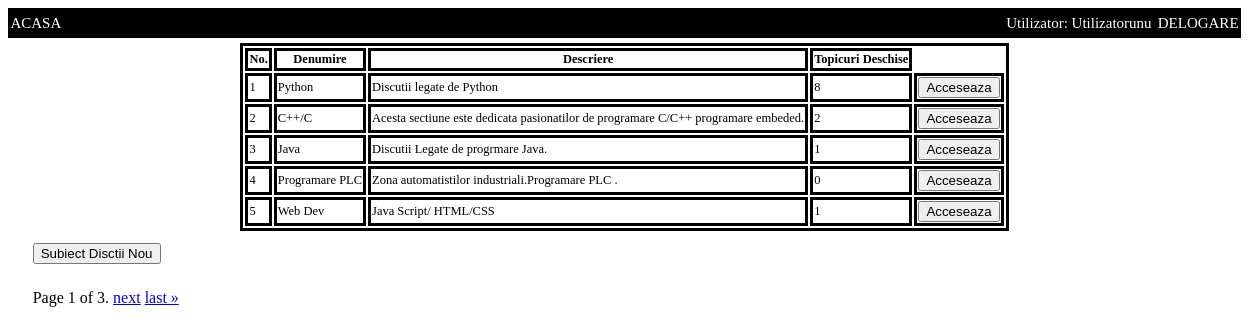
The app's page /tweet/home/ (signed in) with its own data.
### TWEET/models.py (models this page shows, shortened)
class Board(models.Model):
	nume=models.CharField(max_length=30)
	descriere=models.TextField(max_length=100)

### TWEET/views.py (the view)
# urls.py: 2. Add a URL to urlpatterns:  path('', views.home, name='home')
def home(request):
	boards_querry=Board.objects.all()
	pag_object=Paginator(boards_querry,5)
	page=request.GET.get('page')
	page_obj=pag_object.get_page(page)
	session_enq=request.session
	return render(request,'home.html',{'page_obj':page_obj})

### templates/home.html (shortened to what this page needs)
{% extends 'template.html' %}
{% block content %}
<div class="main_page" >
<table>
	<tr>
		<th>No.
		</th>
		<th>
			Denumire
		</th>
		<th>
			Descriere
		</th>
		<th>
			Topicuri Deschise
		</th>
	</tr>
{% for board in page_obj %}
	<tr>
		<td>
			{{board.pk}}
		</td>
		<td>
			{{board.nume}}
		</td>
		<td>
			{{board.descriere}}
		</td>
		<td>
			{{board.topics.all.count}}
		</td>
		<td>
			 <form action="{% url 'TWEET:board' board.pk  %}" method="get">
                <button type="submit">Acceseaza</button>
             </form>
		</td>
	</tr>
{% endfor %}
</table>
</div>
			<div class="btn_add">
			 <form action="{% url 'TWEET:add_board'  %}" method="get">
                <button type="submit">Subiect Disctii Nou</button>
             </form>
         </div>
	<div class="pagination">
    	<span class="step-links">
        <span class="current">
            Page {{ page_obj.number }} of {{ page_obj.paginator.num_pages }}.
        </span>
        {% if page_obj.has_next %}
            <a href="?page={{ page_obj.next_page_number }}">next</a>
            <a href="?page={{ page_obj.paginator.num_pages }}">last &raquo;</a>
        {% endif %}
    </span>
</div>
 {% endblock %}

### templates/template.html (shortened to what this page needs)
{% load static %}
<!DOCTYPE html>
<html>
<head>
    <link href="{% static 'css/style.css' %}" rel="stylesheet" type="text/css">
</head>
<body>
<div class="navbar">
    <div class="left">
    <div class="button_1"><a href="{% url 'TWEET:home' %}" color="white" >ACASA </a> </div>
    </div>
    <div class="right">
    {% if user.is_authenticated %}
        <p class="nume">
        Utilizator: {{user.username}}
        </p>
        <div class="button_2"><a href="{% url 'ACCOUNTS:logout' %}" color="white" >DELOGARE</a> </div>
    {% else %}
        <div class="button_2"><a href="{% url 'ACCOUNTS:login' %}" color="white" >LOGARE</a> </div>
        <div class="button_3"><a href="{% url 'ACCOUNTS:signup' %}" color="white" >INREGISTRARE </a> </div>
    {% endif %}
    </div>
</div>
       {% block content %}
       {% endblock %}
</body>
</html>

### static/css/style.css (style rules this page uses)
.navbar { height: 30px; font-size: 10px; background-color: black; display: flex; align-items: center; justify-content: center; }
.navbar .left { width: 50%; display: flex; justify-content: left; align-items: center; }
.navbar .right { width: 50%; display: flex; justify-content: right; align-items: center; }
.navbar .button_1 { height: 90%; color: white; text-align: center; margin-left : 0.4%; }
.navbar .button_2 { height: 90%; color: white; text-align: center; margin-right : 0.4%; }
.nume { height: 90%; color: white; text-align: center; margin-right : 1%; }
@media screen and (min-width: 601px) { .navbar .button_1 { font-size: 15px; } }
@media screen and (min-width: 601px) { .navbar .button_2 { font-size: 15px; } }
@media screen and (min-width: 601px) { .main_page { font-size: 1vw; } }
@media screen and (min-width: 601px) { .nume { font-size: 15px; } }
.main_page { width: 100%; display: flex; justify-content: center; }
.main_page table { margin-top: 5px; border-style: solid; border-color: black; border-size: 0.5px; }
.main_page th { border-style: solid; border-color:black; border-size: 0.5px; }
.main_page td { border-style: solid; border-color: black; border-size: 0.5px; }
.main_page tr { border-style: solid; border-color: black; border-size: 0.5px; }
.navbar a { color :white ; text-decoration: none; }
.pagination { padding: 2%; width: 100%; display: flex; justify-content: left; }
.btn_add { margin-left: 2%; margin-top: 1%; width: 100%; display: flex; justify-content: left; }

### records on screen
Board: pk "1", nume "Python", descriere "Discutii legate de Python", topics.all.count "8"
Board: pk "2", nume "C++/C", descriere "Acesta sectiune este dedicata pasionatilor de programare C/C++ programare embeded.", topics.all.count "2"
Board: pk "3", nume "Java", descriere "Discutii Legate de progrmare Java.", topics.all.count "1"
Board: pk "4", nume "Programare PLC", descriere "Zona automatistilor industriali.Programare PLC .", topics.all.count "0"
Board: pk "5", nume "Web Dev", descriere "Java Script/ HTML/CSS", topics.all.count "1"

### other values on screen
{{ user.username }} "Utilizatorunu"
{{ page_obj.number }} "1"
{{ page_obj.paginator.num_pages }} "3"
